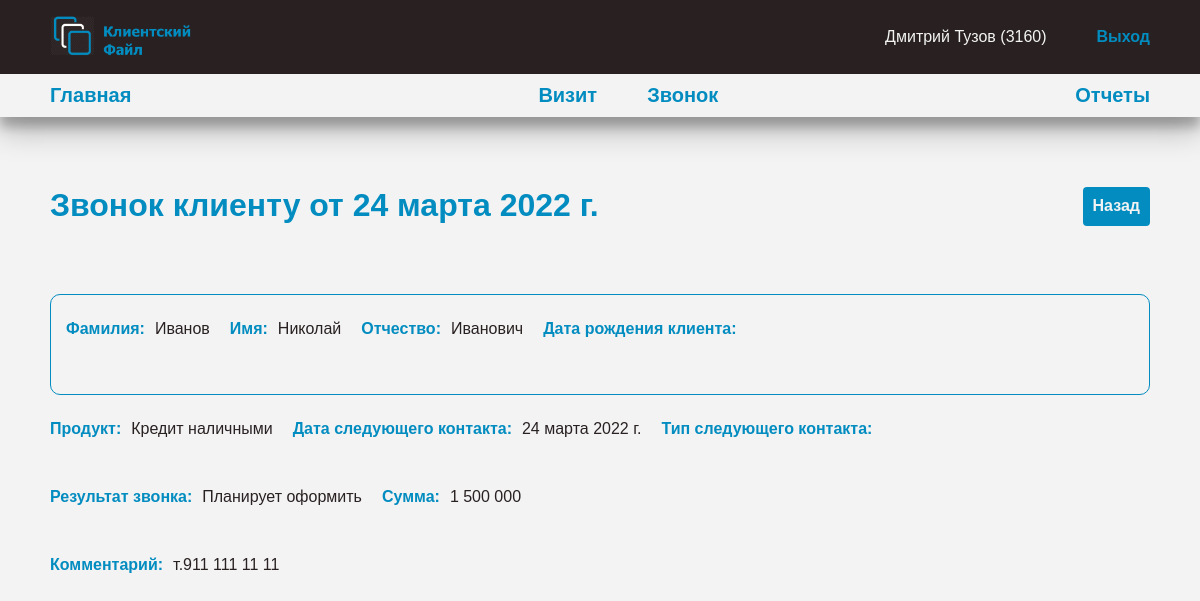
Screenshot of /call/detail/1 (signed in) with the database file from the repository.
### employee/models.py (models this page shows, shortened)
class Employee(AbstractUser):
    middle_name = models.CharField(
        max_length=50,
        verbose_name='отчество',
        blank=True
    )
    office = models.ForeignKey(
        'Office',
        verbose_name='офис',
        on_delete=models.CASCADE,
        related_name='office'
    )
    objects = EmployeeManager()
    class Meta:
        db_table = 'employee'
        verbose_name = 'сотрудник'
        verbose_name_plural = 'сотрудники'
    def __str__(self) -> str:
        return f'{self.first_name} {self.last_name} ({self.office.code_office})'

class Office(models.Model):
    name = models.CharField(
        max_length=150,
        verbose_name='название'
    )
    code_office = models.IntegerField(
        verbose_name='код подразделения'
    )
    objects = models.Manager()
    class Meta:
        db_table = 'offices'
        verbose_name = 'офис'
        verbose_name_plural = 'офисы'

### client_visit/models.py (models this page shows, shortened)
class ClientCall(models.Model):
    employee = models.ForeignKey(
        Employee,
        models.CASCADE,
        related_name='client_call',
        verbose_name='сотрудник'
    )
    date_call = models.DateField(
        auto_now_add=True,
        verbose_name='дата создания'
    )
    first_name_client = models.CharField(
        max_length=150,
        verbose_name='имя клиента'
    )
    middle_name_client = models.CharField(
        max_length=150,
        verbose_name='отчество клиента',
        blank=True
    )
    last_name_client = models.CharField(
        max_length=150,
        verbose_name='фамилия клиента',
        blank=True
    )
    date_of_birth = models.CharField(
        max_length=10,
        verbose_name='дата рождения клиента',
        blank=True
    )
    main_product = models.CharField(
        max_length=50,
        verbose_name='продукт',
        choices=PRODUCT_CHOICES
    )
    result = models.CharField(
        max_length=50,
        verbose_name='результат звонка',
        choices=RESULT_CHOICES
    )
    sum = models.IntegerField(
        verbose_name='сумма',
        default=0
    )
    comment = models.TextField(
        verbose_name='комментарии',
        blank=True
    )
    date_next_contact = models.DateField(
        verbose_name='дата следующего контакта',
        blank=True,
        null=True
    )
    type_next_contact = models.CharField(
        max_length=50,
        verbose_name='тип следующего контакта',
        choices=TYPE_NEXT_CONTACT_CHOICES,
        blank=True
    )
    objects = models.Manager()
    class Meta:
        db_table = 'client_call'
        verbose_name = 'звонок клиенту'
        verbose_name_plural = 'звонки клиентам'
        ordering = ['-date_call']

### client_visit/views.py (the view)
# urls.py: path('call/detail/<int:pk>', CallDetailView.as_view(), name='call_detail'),
class CallDetailView(LoginRequiredMixin, DetailView):
    model = ClientCall
    template_name = 'client_visit/call_detail.html'
    context_object_name = 'calls'
    def get_context_data(self, **kwargs):
        context = super().get_context_data()
        context['title'] = self.object.last_name_client
        return context

### client_visit/templates/client_visit/call_detail.html (shortened to what this page needs)
{% extends 'client_visit/base.html' %}
{% load static %}
{% load l10n %}
{% load visit_client_tags %}
{% block content %}
<div class="container">
  <h1 class="title visit-detail__title">Звонок клиенту от {{ calls.date_call }}</h1>
  <input class="btn btn__next_upper" type=button value="Назад" onClick="javascript:history.go(-1);">
  <div class="call__name-client flex">
    <div class="call__wrapper">
      <p><label class="call__label" for="">Фамилия: </label>{{ calls.last_name_client }}</p>
    </div>
    <div class="call__wrapper">
      <p><label class="call__label" for="">Имя: </label>{{ calls.first_name_client }}</p>
    </div>
    <div class="call__wrapper">
      <p><label class="call__label" for="">Отчество: </label>{{ calls.middle_name_client }}</p>
    </div>
    <div class="call__wrapper">
      <p><label class="call__label" for="">Дата рождения клиента: </label>{{ calls.date_of_birth }}</p>
    </div>
  </div>
  <div class="call__product flex">
    <div class="call__wrapper">
      <p><label class="call__label" for="">Продукт: </label>{{ calls.main_product }}</p>
    </div>
    <div class="call__wrapper">
      <p><label class="call__label" for="">Дата следующего контакта: </label>{{ calls.date_next_contact }}</p>
    </div>
    <div class="call__wrapper">
      <p><label class="call__label" for="">Тип следующего контакта: </label>{{ calls.type_next_contact }}</p>
    </div>
  </div>
  <div class="call__result flex">
    <div class="call__wrapper">
      <p><label class="call__label" for="">Результат звонка: </label>{{ calls.result }}</p>
    </div>
    <div class="call__wrapper">
      <p><label class="call__label" for="">Сумма: </label>{{ calls.sum }}</p>
    </div>
  </div>
  <div class="call__wrapper">
    <p><label class="call__label" for="">Комментарий:</label>{{ calls.comment }}</p>
  </div>
{% endblock %}

### client_visit/templates/client_visit/base.html (shortened to what this page needs)
{% load static %}
<!DOCTYPE html>
<html lang="ru">
<head>
  <link rel="stylesheet" href="{% static 'client_visit/css/normalize.css' %}">
  <link rel="stylesheet" href="{% static 'client_visit/css/style.css' %}">
</head>
<body>
  <header class="header">
    <div class="header__upper">
      <div class="container header__upper_container flex">
        <a href="" class="header__upper_logo">
          <img src="{% static 'client_visit/images/logo.png' %}" alt="" class="header__upper_img">
        </a>
        <div class="header__upper_wrapper flex">
          {% if request.user.is_authenticated %}
          <p><a class="header__profile" href="{% url 'profile' user.pk %}">{{ user }}</a></p>
          <a href="{% url 'logout' %}" class="header__upper_link">Выход</a>
          {% else %}
          <a href="{% url 'login' %}" class="header__upper_link">Войти</a>
          {% endif %}
        </div>
      </div>
    </div>
    <div class="header__lower">
      <div class="container header__lower_container">
        {% if request.user.is_authenticated %}
        <nav class="header__lower_nav nav-lower">
          <ul class="nav-lower__list list-reset flex">
            <li class="nav-lower__item"><a href="{% url 'index' %}">Главная</a></li>
            <div class="nav-lower__item_wrapper flex">
              <li class="nav-lower__item"><a href="{% url 'visit' %}">Визит</a></li>
              <li class="nav-lower__item"><a href="{% url 'call' %}">Звонок</a></li>
            </div>
            <li class="nav-lower__item"><a href="{% url 'reports' %}">Отчеты</a></li>
          </ul>
        </nav>
        {% endif %}
      </div>
    </div>
  </header>
  <main>
    {% block content %}
    {% endblock %}
  </main>
</body>
</html>

### client_visit/static/client_visit/css/style.css (style rules this page uses)
html { box-sizing: border-box; }
a { color: inherit; text-decoration: none; transition-property: background-color, color; transition-duration: .3s; transition-timing-function: ease; }
p { margin: 0; }
img { max-width: 100%; }
label { display: inline-block; margin-bottom: 10px; margin-right: 10px; margin-top: 10px; font-weight: 600; color: var(--main-color); }
body { font-family: 'OpenSans', sans-serif; font-weight: 400; font-size: 16px; color: var(--text-color-dark); background-color: #f3f3f3; background-attachment: fixed; background-size: cover; }
:root { --main-color: #028cc0; --whigt: #fff; --shadow: 0 14px 28px rgba(0,0,0,0.25), 0 10px 10px rgba(0,0,0,0.22); --main-color-hover: #045775; --text-color-dark: #292121; --text-color-light: #f3f3f3; }
.container { position: relative; max-width: 1700px; margin: 0 auto; padding-left: 50px; padding-right: 50px; }
.list-reset { margin: 0; padding: 0; list-style: none; }
.title { margin-top: 70px; margin-bottom: 70px; font-weight: 700; color: var(--main-color); }
.flex { display: flex; }
.btn { padding: 10px; font-weight: 700; color: var(--text-color-light); background-color: var(--main-color); border-radius: 4px; cursor: pointer; transition: background-color .15s ease-in-out, box-shadow .15s ease-in-out; }
.btn__next_upper { position: absolute; right: 50px; top: 0; border: transparent; }
.header { box-shadow: var(--shadow); }
.header__upper_container, .header__lower_container { padding-top: 10px; padding-bottom: 10px; }
.header__upper { background-color: #292121; }
.header__upper_container { justify-content: space-between; }
.header__upper_img { height: 50px; object-fit: cover; }
.header__upper_wrapper { margin: auto 0; color: var(--text-color-light); }
.header__upper_link { margin-left: 50px; font-weight: 700; color: var(--main-color); }
.nav-lower__list { justify-content: space-between; }
.nav-lower__item { font-weight: 700; font-size: 20px; color: var(--main-color); }
.nav-lower__item:not(:last-child) { margin-right: 50px; }
.call__wrapper { margin-bottom: 30px; margin-right: 20px; }
.call__label { margin-right: 10px; }
.call__name-client { margin-bottom: 15px; padding: 15px; border: 1px solid var(--main-color); border-radius: 10px; }

### rows the page displays
Employee: first_name+last_name+office "Дмитрий Тузов (3160)"
ClientCall: date_call "24 марта 2022 г.", last_name_client "Иванов", first_name_client "Николай", middle_name_client "Иванович", main_product "Кредит наличными", date_next_contact "24 марта 2022 г.", result "Планирует оформить", sum "1 500 000", comment "т.911 111 11 11"
